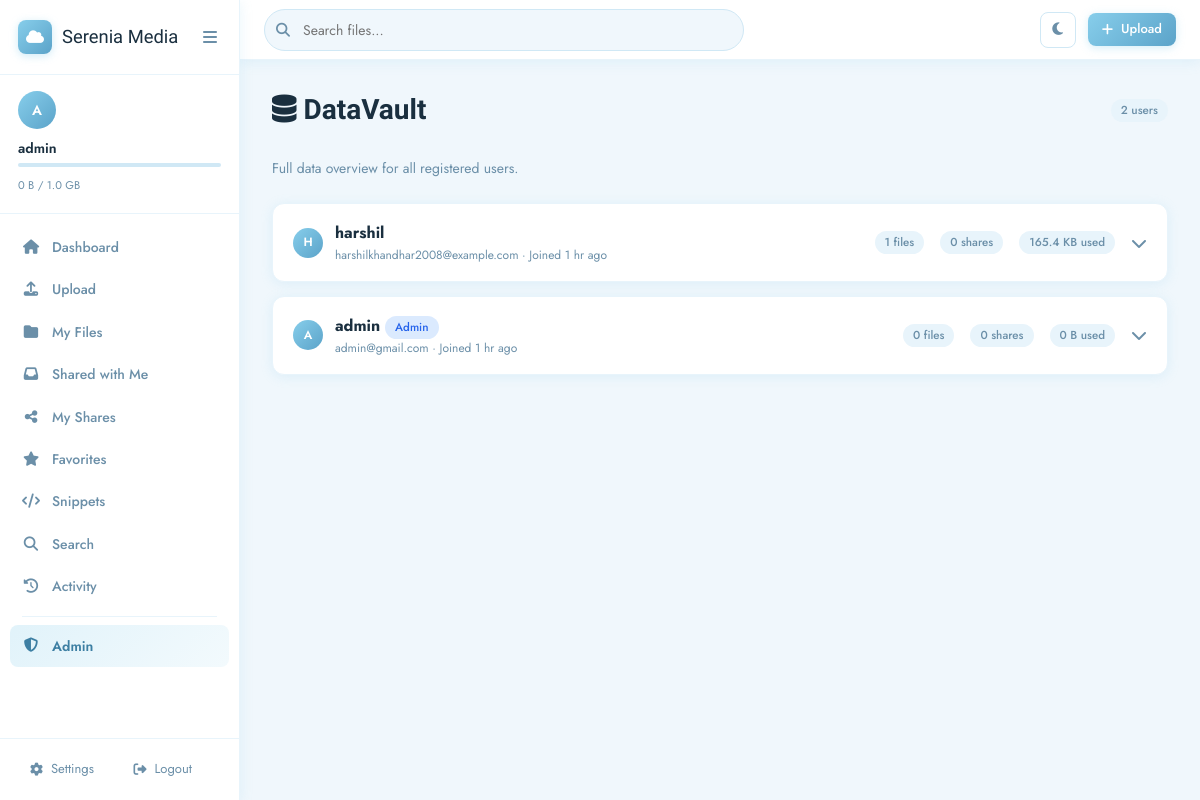
Screenshot of /admin/datavault (signed in) with the database file from the repository.
### models/user.py (models this page shows, shortened)
class User(UserMixin, db.Model):
    __tablename__ = 'users'
    id = db.Column(db.Integer, primary_key=True)
    username = db.Column(db.String(80), unique=True, nullable=False, index=True)
    email = db.Column(db.String(120), unique=True, nullable=False, index=True)
    password_hash = db.Column(db.String(256), nullable=False)
    is_admin = db.Column(db.Boolean, default=False)
    is_active = db.Column(db.Boolean, default=True)
    avatar_path = db.Column(db.String(512), nullable=True)   # stored filename under static/avatars/
    bio = db.Column(db.Text, nullable=True)
    storage_used = db.Column(db.BigInteger, default=0)
    storage_limit = db.Column(db.BigInteger, default=1073741824)  # 1 GB
    dark_mode = db.Column(db.Boolean, default=False)
    reset_token = db.Column(db.String(100), nullable=True)
    reset_token_expiry = db.Column(db.DateTime, nullable=True)
    created_at = db.Column(db.DateTime, default=datetime.utcnow)
    last_login = db.Column(db.DateTime, nullable=True)
    files = db.relationship('File', backref='owner', lazy='dynamic', cascade='all, delete-orphan')
    folders = db.relationship('Folder', backref='owner', lazy='dynamic', cascade='all, delete-orphan')
    shares_created = db.relationship('Share', backref='creator', lazy='dynamic', foreign_keys='Share.created_by')
    snippets = db.relationship('TextSnippet', backref='author', lazy='dynamic', cascade='all, delete-orphan')
    activities = db.relationship('Activity', backref='user', lazy='dynamic', cascade='all, delete-orphan')
    favorites = db.relationship('Favorite', backref='user', lazy='dynamic', cascade='all, delete-orphan')
    def storage_percent(self):
        if self.storage_limit == 0:
            return 0
        return min(int((self.storage_used / self.storage_limit) * 100), 100)

### routes/admin.py (the view)
@admin_bp.route('/admin/datavault')
@login_required
@admin_required
def datavault():
    users = User.query.order_by(User.created_at.desc()).all()
    vault = []
    for u in users:
        files   = File.query.filter_by(user_id=u.id, is_deleted=False).all()
        shares  = Share.query.filter_by(created_by=u.id).all()
        snips   = TextSnippet.query.filter_by(user_id=u.id).all()
        acts    = Activity.query.filter_by(user_id=u.id).order_by(Activity.created_at.desc()).limit(5).all()
        vault.append({'user': u, 'files': files, 'shares': shares, 'snippets': snips, 'activities': acts})
    return render_template('admin/datavault.html', vault=vault)

### models/file.py (called while the page is built)
def _human_size(size):
    if not size: return '0 B'
    for unit in ['B','KB','MB','GB','TB']:
        if size < 1024.0: return f"{size:.1f} {unit}"
        size /= 1024.0
    return f"{size:.1f} PB"

    def size_human(self):
        return _human_size(self.file_size)

    def icon_class(self):
        icons = {
            'image':    'fa-image',
            'video':    'fa-video',
            'audio':    'fa-music',
            'document': 'fa-file-alt',
            'archive':  'fa-file-archive',
            'text':     'fa-file-code',
        }
        return icons.get(self.file_type, 'fa-file')

### models/user.py (called while the page is built)
    @staticmethod
    def get(key, default=None):
        row = SiteSettings.query.filter_by(key=key).first()
        return row.value if row else default

### routes/admin.py (called while the page is built)
def admin_required(f):
    from functools import wraps
    @wraps(f)
    def decorated(*args, **kwargs):
        if not current_user.is_authenticated or not current_user.is_admin:
            from flask import abort; abort(403)
        return f(*args, **kwargs)
    return decorated

### templates/admin/datavault.html (shortened to what this page needs)
{% extends "base.html" %}
{% block content %}
<div class="page-header">
  <h1><i class="fa-solid fa-database"></i> DataVault</h1>
  <span class="badge">{{ vault|length }} users</span>
</div>
<p class="text-muted" style="margin-bottom:1.5rem">Full data overview for all registered users.</p>
{% for entry in vault %}
<div class="datavault-user-card">
  <div class="datavault-user-header" onclick="toggleVault({{ entry.user.id }})">
    <div class="user-cell">
      {% if entry.user.avatar_path %}
      <img src="/static/avatars/{{ entry.user.avatar_path }}" class="user-avatar-sm" style="object-fit:cover">
      {% else %}
      <div class="user-avatar-sm">{{ entry.user.username[0].upper() }}</div>
      {% endif %}
      <div>
        <strong>{{ entry.user.username }}</strong>
        {% if entry.user.is_admin %}<span class="badge badge-primary">Admin</span>{% endif %}
        <div class="compact-meta">{{ entry.user.email }} · Joined {{ entry.user.created_at|timeago }}</div>
      </div>
    </div>
    <div style="display:flex;gap:1rem;align-items:center;flex-wrap:wrap">
      <span class="badge">{{ entry.files|length }} files</span>
      <span class="badge">{{ entry.shares|length }} shares</span>
      <span class="badge">{{ entry.user.storage_used|human_size }} used</span>
      <i class="fa-solid fa-chevron-down vault-chevron" id="chev-{{ entry.user.id }}"></i>
    </div>
  </div>
</div>
{% endfor %}
{% endblock %}

### templates/base.html (shortened to what this page needs)
<!DOCTYPE html>
<html lang="en" class="{{ 'dark-mode' if current_user.is_authenticated and current_user.dark_mode else '' }}">
<head>
  <link rel="stylesheet" href="https://cdnjs.cloudflare.com/ajax/libs/font-awesome/6.5.0/css/all.min.css">
  <link rel="stylesheet" href="{{ url_for('static', filename='css/main.css') }}">
</head>
<body>
  {% if current_user.is_authenticated %}
  <nav class="sidebar" id="sidebar">
    <div class="sidebar-logo">
      <a href="{{ url_for('main.dashboard') }}" class="logo-link">
        {% if logo_path %}
        <img src="/static/brand/{{ logo_path }}" class="logo-img" alt="{{ site_name }}">
        {% else %}
        <div class="logo-icon"><i class="fa-solid fa-cloud"></i></div>
        {% endif %}
        <span class="logo-text">{{ site_name }}</span>
      </a>
      <button class="sidebar-toggle" id="sidebarToggle"><i class="fa-solid fa-bars"></i></button>
    </div>
    <div class="sidebar-user">
      <div class="user-avatar-wrap">
        {% if current_user.avatar_path %}
        <img src="/static/avatars/{{ current_user.avatar_path }}" class="user-avatar-img" alt="avatar">
        {% else %}
        <div class="user-avatar">{{ current_user.username[0].upper() }}</div>
        {% endif %}
      </div>
      <div class="user-info">
        <div class="user-name">{{ current_user.username }}</div>
        <div class="user-storage">
          <div class="storage-bar">
          </div>
          <span class="storage-text">{{ current_user.storage_used|human_size }} / {{ current_user.storage_limit|human_size }}</span>
        </div>
      </div>
    </div>
    <ul class="sidebar-nav">
      <li><a href="{{ url_for('main.dashboard') }}" class="{{ 'active' if request.endpoint=='main.dashboard' }}"><i class="fa-solid fa-house"></i><span>Dashboard</span></a></li>
      <li><a href="{{ url_for('files.upload') }}" class="{{ 'active' if request.endpoint=='files.upload' }}"><i class="fa-solid fa-upload"></i><span>Upload</span></a></li>
      <li><a href="{{ url_for('files.list_files') }}" class="{{ 'active' if request.endpoint=='files.list_files' }}"><i class="fa-solid fa-folder"></i><span>My Files</span></a></li>
      <li><a href="{{ url_for('files.shared_with_me') }}" class="{{ 'active' if request.endpoint=='files.shared_with_me' }}"><i class="fa-solid fa-inbox"></i><span>Shared with Me</span></a></li>
      <li><a href="{{ url_for('files.my_shares') }}" class="{{ 'active' if request.endpoint=='files.my_shares' }}"><i class="fa-solid fa-share-nodes"></i><span>My Shares</span></a></li>
      <li><a href="{{ url_for('main.favorites') }}" class="{{ 'active' if request.endpoint=='main.favorites' }}"><i class="fa-solid fa-star"></i><span>Favorites</span></a></li>
      <li><a href="{{ url_for('main.snippets') }}" class="{{ 'active' if request.endpoint=='main.snippets' }}"><i class="fa-solid fa-code"></i><span>Snippets</span></a></li>
      <li><a href="{{ url_for('main.search') }}" class="{{ 'active' if request.endpoint=='main.search' }}"><i class="fa-solid fa-magnifying-glass"></i><span>Search</span></a></li>
      <li><a href="{{ url_for('main.activity') }}" class="{{ 'active' if request.endpoint=='main.activity' }}"><i class="fa-solid fa-clock-rotate-left"></i><span>Activity</span></a></li>
      {% if current_user.is_admin %}
      <li class="nav-divider"></li>
      <li><a href="{{ url_for('admin.dashboard') }}" class="{{ 'active' if 'admin' in request.endpoint }}"><i class="fa-solid fa-shield-halved"></i><span>Admin</span></a></li>
      {% endif %}
    </ul>
    <div class="sidebar-footer">
      <a href="{{ url_for('auth.profile') }}"><i class="fa-solid fa-gear"></i><span>Settings</span></a>
      <a href="{{ url_for('auth.logout') }}"><i class="fa-solid fa-right-from-bracket"></i><span>Logout</span></a>
    </div>
  </nav>
  <div class="main-wrapper" id="mainWrapper">
    <header class="topbar">
      <div class="topbar-search">
        <form action="{{ url_for('main.search') }}" method="get">
          <input type="text" name="q" placeholder="Search files..." value="{{ request.args.get('q','') }}">
        </form>
      </div>
      <div class="topbar-actions">
        <button class="btn-icon" id="darkModeToggle" title="Toggle dark mode">
          <i class="fa-solid {{ 'fa-sun' if current_user.dark_mode else 'fa-moon' }}"></i>
        </button>
        <a href="{{ url_for('files.upload') }}" class="btn-primary btn-sm"><i class="fa-solid fa-plus"></i> Upload</a>
      </div>
    </header>
    <main class="content-area">
      {% block content %}{% endblock %}
    </main>
  </div>
  {% endif %}
</body>
</html>

### rows the page displays
User: username "A", username "admin", storage_used|human_size "0 B", storage_limit|human_size "1.0 GB", is_active True (drawn), user "A", user.username "admin", user.email "admin@gmail.com", user.created_at "1 hr ago", user.storage_used|human_size "0 B"
User: user "H", user.username "harshil", user.email "harshilkhandhar2008@example.com", user.created_at "1 hr ago", user.storage_used|human_size "165.4 KB"

### other values shown
{{ site_name }} "Serenia Media"
{{ vault|length }} "2"
{{ entry.files|length }} "1" "0"
{{ entry.shares|length }} "0" "0"
